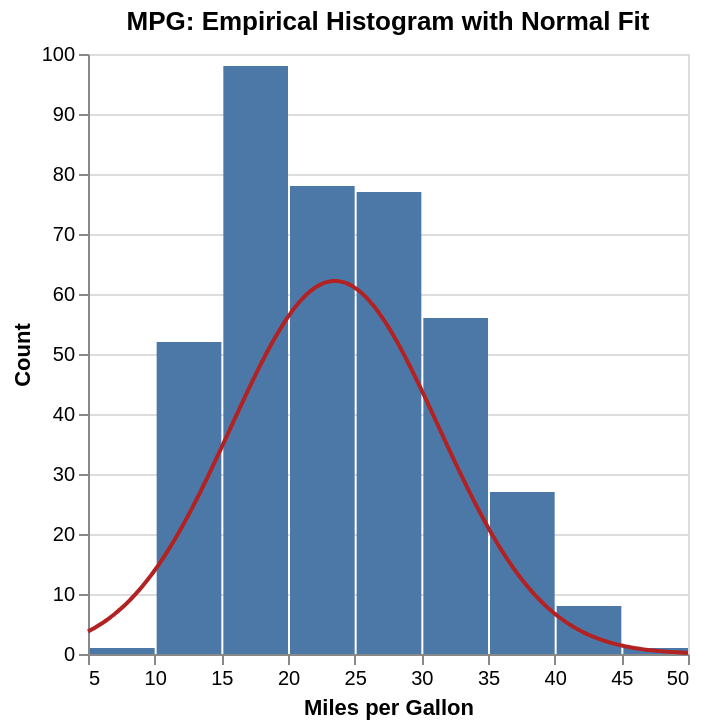

Write a Vega-Lite specification for this figure.
### Vega-Lite specification from a JSON file in a GitHub repository (floating-point values rounded to 4 significant figures; data arrays with more than 128 entries replaced by an {"elided": "..."} marker saying what was removed)
{"$schema": "https://vega.github.io/schema/vega-lite/v6.json", "title": "MPG: Empirical Histogram with Normal Fit", "data": {"values": []}, "layer": [{"data": {"values": {"elided": "406 records"}}, "mark": "bar", "encoding": {"x": {"field": "milesPerGallon", "bin": {"maxbins": 15}, "type": "quantitative", "title": "Miles per Gallon"}, "y": {"aggregate": "count", "stack": null, "type": "quantitative", "title": "Count"}}}, {"data": {"values": {"elided": "300 records"}}, "mark": {"type": "line", "interpolate": "monotone", "strokeWidth": 2, "color": "firebrick"}, "encoding": {"x": {"field": "x", "type": "quantitative"}, "y": {"field": "y", "type": "quantitative"}}}]}
